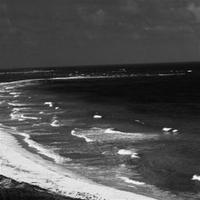
#> input picture Practica1/solucio/data/test/coast/image_0025.jpg, 200 x 200 px
$ jupyter execute --allow-errors 'Experiment5 - HOG + LBP + Data Augmentation.ipynb'
#> lines starting #> are read from the running program, lines starting #| are printed output that depends on the picture
# Preparam el notebook

[cell 1]
import os
import time
import itertools

import pandas as pd
import numpy as np
import seaborn as sns
import matplotlib.pyplot as plt

from sklearn.feature_extraction import image
from sklearn.metrics import accuracy_score, classification_report
from sklearn.svm import SVC
from sklearn.model_selection import RepeatedStratifiedKFold
from sklearn.experimental import enable_halving_search_cv
from sklearn.model_selection import HalvingGridSearchCV

from sklearn.preprocessing import MinMaxScaler
from skimage.feature import hog
from skimage import io, feature
from skimage.transform import rotate, resize
from skimage.util import random_noise
from scipy import ndimage

# Llegim totes les imatges del dataset

[cell 2]
def get_image_files_by_folder(root_folder, image_extensions=('jpg', 'jpeg', 'png', 'gif', 'bmp')):
    image_files_by_folder = {}

    # Walk through the root folder and its subdirectories
    for folder_path, _, files in os.walk(root_folder):
        folder_name = os.path.basename(folder_path)
        image_files = []

        for file in files:
            file_extension = file.lower().split('.')[-1]
            if file_extension in image_extensions:
                image_files.append(os.path.join(folder_path, file))

        if image_files:
            image_files_by_folder[folder_name] = image_files

    return image_files_by_folder

[cell 3]
train_dataset_path = "data/train"
images_to_load_train = get_image_files_by_folder(train_dataset_path)
images_to_load_train.keys()

[cell 4]
test_dataset_path = "data/test"
images_to_load_test = get_image_files_by_folder(test_dataset_path)
#> pass 2 of the loop in get_image_files_by_folder, `for folder_path, _, files in os.walk(root_folder):`:
images_to_load_test.keys()

# Cream el dataframe

[cell 5]
def read_and_flatten_images(image_list, augment_data):
    image_data = []
    scaler = MinMaxScaler()

    start_time = time.time()
    for image_path in image_list:
        img = io.imread(image_path, as_gray=True)
        img = resize(img, (200, 200))
        if augment_data:
            flipped_img = img[:, ::-1]
            rotated_5 = rotate(img, 5)
            rotated_neg_5 = rotate(img, -5)
            blured = ndimage.uniform_filter(img)
            images = [img, flipped_img, rotated_5, rotated_neg_5, blured]
        else:
            images = [img]

        for image_to_process in images:
            hog_vectors = hog(image_to_process, orientations=9, pixels_per_cell=(20, 20),
                              cells_per_block=(10, 10), channel_axis=None, transform_sqrt=True)
            lbp = feature.local_binary_pattern(image_to_process, 24, 3, method='uniform')
            lbp_features = np.histogram(lbp, bins=np.arange(0, 24 + 3), range=(0, 24 + 2))[0]
            lbp_features_scaled = scaler.fit_transform(lbp_features.reshape(-1, 1))
            lbp_features_resized = scaler.inverse_transform(lbp_features_scaled)

            image_data.append(np.concatenate((hog_vectors, lbp_features_resized.squeeze())))
            #image_data.append(hog_vectors)

    print("Read + HOG + Data augmentation + LBP time:", time.time() - start_time, "seconds")
    return image_data

def create_dataframe_from_categories(images_to_load, augment_data=True):
    df = pd.DataFrame()
    for label, image_list in images_to_load.items():
        image_data = read_and_flatten_images(images_to_load[label], augment_data)
        next_part = pd.DataFrame(image_data)
        next_part['label'] = label
        df = pd.concat([df, next_part], ignore_index=True)
    return df

[cell 6]
train_df = create_dataframe_from_categories(images_to_load_train)
test_df = create_dataframe_from_categories(images_to_load_test, augment_data=False)
#> in read_and_flatten_images, img is the input picture: shape (200, 200); min 0, max 255, mean 77.9
#> the loop in read_and_flatten_images, `for image_to_process in images:` made 1 pass
#> pass 1, in read_and_flatten_images, `lbp = feature.local_binary_pattern(image_to_process, 24, 3, method='un..`:
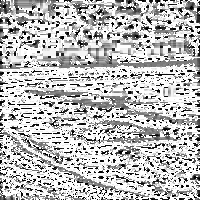
#> lbp: shape (200, 200) float64; min 0, max 25, mean 18.3; drawn with min black and max white
#> after the loop in read_and_flatten_images, `for image_to_process in images:`: image_data = 1 item
#> pass 2 of the loop in create_dataframe_from_categories, `for label, image_list in images_to_load.items():`:
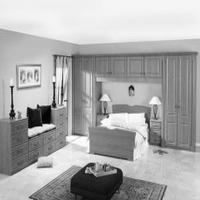
#> input picture Practica1/solucio/data/test/bedroom/image_0052.jpg, 200 x 200 px
#> in read_and_flatten_images, img is the input picture: shape (200, 200); min 0, max 255, mean 170.1
#> the loop in read_and_flatten_images (call 2), `for image_to_process in images:` made 1 pass
#> pass 1, in read_and_flatten_images (call 2), `lbp = feature.local_binary_pattern(image_to_process, 24, 3, method='un..`:
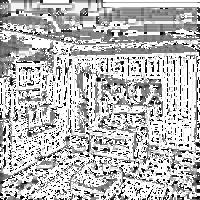
#> lbp: shape (200, 200) float64; min 0, max 25, mean 18.1; drawn with min black and max white
#> test_df = table of 2 rows and 927 columns

[cell 7]
train_df.head()

[cell 8]
train_df.shape

[cell 9]
test_df.shape
#> Out = (2, 927)
